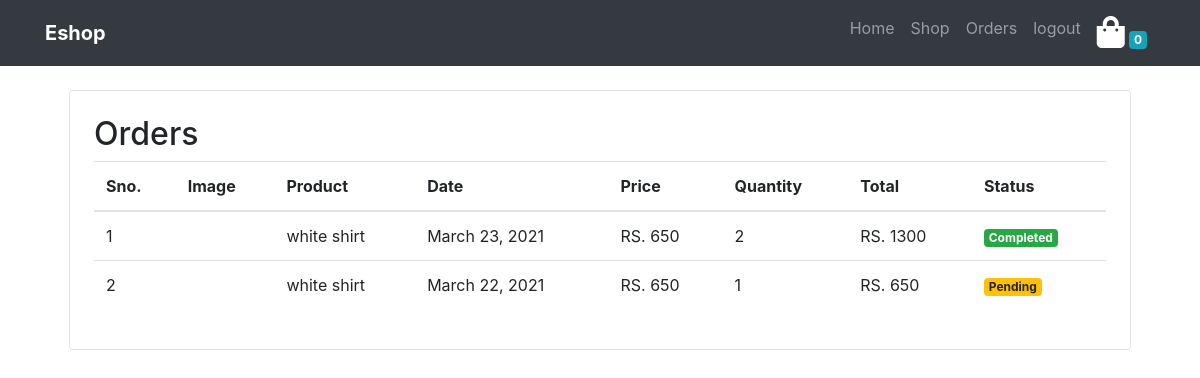
/orders (signed in), run on the app's committed database.
### Shop/models/orders.py (models this page shows, shortened)
class Orders(models.Model):
    product = models.ForeignKey(Product, on_delete=models.CASCADE)
    customer = models.ForeignKey(Customer, on_delete=models.CASCADE)
    quantity = models.IntegerField(default=1)
    price = models.IntegerField()
    address = models.CharField(max_length=100, default='', blank=True)
    phone = models.CharField(max_length=20, default='', blank=True)
    date = models.DateField(default=datetime.datetime.today)
    status = models.BooleanField(default=False)
    @staticmethod
    def get_orders_by_customerid(customerid):
        return Orders.objects.filter(customer=customerid).order_by('-date')

### Shop/models/product.py (models this page shows, shortened)
class Product(models.Model):
    name = models.CharField(max_length=50)
    price = models.IntegerField(default=0)
    description = models.CharField(max_length=200, default='')
    category = models.ForeignKey(Category, on_delete=models.CASCADE, default=1)
    image = models.ImageField(upload_to='uploads/products/')

### Shop/middlewares/auth.py (the view)
    def middleware(request):
        return_url = request.META['PATH_INFO']
        if not request.session.get('customer_id'):
            return redirect(f'login?return_url={return_url}')
        response = get_response(request)
        return response

### Shop/templatetags/custom_filter.py (called while the page is built)
@register.filter(name='currency')
def currency(number):
    return 'RS. '+str(number)

@register.filter(name='multiply')
def multiply(number, number1):
    return number*number1

### Shop/views.py (called while the page is built)
def ordersView(request):
    if request.method == 'GET':
        customer = request.session.get('customer_id')
        order = Orders.get_orders_by_customerid(customer)
        return render(request, "orders.html", {'orders': order})

### Shop/templates/orders.html
{% extends 'base.html'%}
{% block content%}
{% load cart %}
{% load custom_filter %}
<div class="container">
  <div class="border rounded p-4 m-4">
      <h2>Orders</h2>
    <div class="table-responsive">
        <table class="table">
    <thead>
      <tr>
        <th>Sno.</th>
          <th>Image</th>
        <th>Product</th>
        <th>Date</th>
        <th>Price</th>
          <th>Quantity</th>
          <th>Total</th>
        <th>Status</th>
      </tr>
    </thead>
    <tbody>
    {% for order in orders%}
      <tr>
        <td>{{forloop.counter}}</td>
          <td><img src="{{order.product.image.url}}" alt="" style="height:80px"></td>
        <td>{{order.product.name}}</td>
        <td>{{order.date}}</td>
        <td>{{order.price|currency}}</td>
          <td>{{order.quantity}}</td>
          <td>{{order.quantity|multiply:order.price|currency}}</td>
          {% if order.status %}
            <td><small class="badge badge-success">Completed</small></td>
          {% else %}
           <td><small class="badge badge-warning">Pending</small></td>
        {% endif %}
      </tr>
    {% endfor %}
    </tbody>
  </table>
    </div>
  </div>
</div>
{% endblock%}

### data on the page
Orders: product.name "white shirt", date "March 23, 2021", price "RS. 650", quantity "2", quantity|multiply "RS. 1300", status "Completed"
Orders: product.name "white shirt", date "March 22, 2021", price "RS. 650", quantity "1", quantity|multiply "RS. 650", status "Pending"

### other printed values
{{ request.session.cart.keys|length }} "0"
